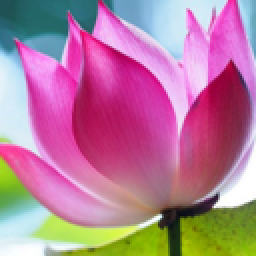
#> input picture TP Final/TPF dsp imagenes/bitmaps/flor128x128.bmp, 128 x 128 px, found by its file name (shown 2 times larger)
$ python verilog_gen.py
#> lines starting #> are read from the running program, lines starting #| are printed output that depends on the picture
# converts image to Verilog HDL that infers a ROM using Xilinx Block RAM
# note: 12-bit color map word is r3, r2, r1, r0, g3, g2, g1, g0, b3, b2, b1, b0

"""
Toma un bitmap
Genera el .v con lo que se va a guardar en rom
"""
import re
import math

import cv2
import matplotlib.pyplot as plt
import numpy as np
from scipy import misc


# returns string of 12-bit color at row x, column y of image
def get_color_bits(im, y, x):
    # convert color components to byte string and slice needed upper bits
    b  = format(im[y][x][0], 'b').zfill(8)
    rx = b[0:4]
    b  = format(im[y][x][1], 'b').zfill(8)
    gx = b[0:4]
    b  = format(im[y][x][2], 'b').zfill(8)
    bx = b[0:4]

    # return concatination of RGB bits
    return str(rx + gx + bx)

# write to file Verilog HDL
# takes name of file, image array,
# pixel coordinates of background color to mask as 0
def rom_12_bit(name, im, mask=False, rem_x=-1, rem_y=-1):

    # get colorbyte of background color
    # if coordinates left at default, map all data without masking
    rem_x = 1
    rem_y = 1
    if rem_x == -1 or rem_y == -1:
        a = 108*"0"# "000000000000"

    # else set mask compare byte
    else:
        a = get_color_bits(im, rem_x, rem_y)

    # make output filename from input
    file_name = "../verilog/" + re.search('[ \w-]+\.', name).group(0).split('.')[0] + "_108_bit_rom.v"

    # open file
    f = open(file_name, 'w')

    # get image dimensions
    y_max, x_max, z = im.shape

    # get width of row and column case words
    row_width = math.ceil(math.log(y_max-1,2))
    col_width = math.ceil(math.log(x_max-1,2))

    # write beginning part of module up to case statements
    f.write("module " + name.split('.')[0] + "_rom\n\t(\n\t\t")
    f.write("input wire clk,\n\t\tinput wire [" + str(row_width-1) + ":0] row,\n\t\t")
    f.write("input wire [" + str(col_width-1) + ":0] col,\n\t\t")
    f.write("output reg [107:0] color_data\n\t);\n\n\t")
    f.write("(* rom_style = \"block\" *)\n\n\t//signal declaration\n\t")
    f.write("reg [" + str(row_width-1) + ":0] row_reg;\n\t")
    f.write("reg [" + str(col_width-1) + ":0] col_reg;\n\n\t")
    f.write("always @(posedge clk)\n\t\tbegin\n\t\trow_reg <= row;\n\t\tcol_reg <= col;\n\t\tend\n\n\t")
    f.write("always @*\n\tcase ({row_reg, col_reg})\n")


    # loops through y rows and x columns
    for y in range(y_max):
        for x in range(x_max):
            # write : color_data =
            case = format(y, 'b').zfill(row_width) + format(x, 'b').zfill(col_width)
            f.write("\t\t" + str(row_width + col_width) + "'b" + case + ": color_data = " + str(108) + "'b")

            #original
            f.write(get_color_bits(im, y, x))
            #left
            f.write(get_color_bits(im, y, (x-1)%x_max ))
            #right
            f.write(get_color_bits(im, y, (x+1)%x_max ))
            #up
            f.write(get_color_bits(im, (y-1)%y_max , x))
            #down
            f.write(get_color_bits(im, (y+1)%y_max, x))
            #upleft
            f.write(get_color_bits(im, (y-1)%y_max, (x-1)%x_max))
            #upright
            f.write(get_color_bits(im, (y-1)%y_max, (x+1)%x_max))
            #downleft
            f.write(get_color_bits(im, (y+1)%y_max , (x-1)%x_max))
            #downright
            f.write(get_color_bits(im, (y+1)%y_max , (x+1)%x_max))

            f.write(";\n")

        f.write("\n")

    # write end of module
    f.write("\t\tdefault: color_data = "+str(108)+"'b"+108*"0"+";\n\tendcase\nendmodule")

    # close file
    f.close()

# driver function
def generate(name, rem_x=-1, rem_y=-1):
#> called with name = '../bitmaps/flor128x128.bmp', rem_x = -1, rem_y = -1
    im = cv2.cvtColor(cv2.imread(name),cv2.COLOR_BGR2RGB)   #(name, mode = 'RGB')
    plt.imshow(im)
    plt.show()
    m,n,z = im.shape
#> m = 128; n = 128; z = 3
    im_filtered = np.zeros_like(im).astype(np.int32)
    for i in range(m):
        for j in range(n):
            for k in range(z):
               im_filtered[i,j,k] = im[i,j,k] & 0xF0 # solo dejo los 4 mas significativos

    im_kernelized = np.zeros_like(im).astype(np.int32)
    for i in range(m):
        for j in range(n):
            for k in range(z):
                cum_sum = 0
                for dx in [-1,0,1]:
                    for dy in [-1,0,1]:
                        if dx == 0 and dy == 0:
                            cum_sum += 8*im_filtered[(i+dx)%m,(j+dy)%n,k]
                        else:
                            cum_sum -= im_filtered[(i+dx)%m,(j+dy)%n,k]
                if(cum_sum<0):
                    im_kernelized[i,j,k] = 0
                elif(cum_sum>255):
                    im_kernelized[i,j,k] = 255 & 0xF0
                else:
                    im_kernelized[i,j,k] = cum_sum& 0xF0
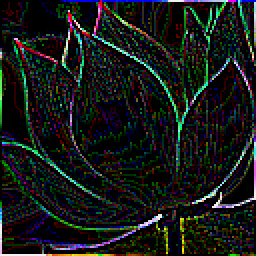
#> im_kernelized: shape (128, 128, 3) int32 (shown 2 times larger); mean R, G, B 21.5, 25.7, 23.2

    im_kernelized = im_kernelized.astype(np.uint8)

    plt.imshow(im_kernelized)
    plt.show()
    print("width: " + str(im.shape[1]) + ", height: " + str(im.shape[0]))
#| width: 128, height: 128
    rom_12_bit(name, im)
#> in get_color_bits, `b  = format(im[y][x][0], 'b').zfill(8)`: b = '00100000'
#> in get_color_bits, `rx = b[0:4]`: rx = '0010'
#> in get_color_bits, `b  = format(im[y][x][1], 'b').zfill(8)`: b = '01010001'
#> in get_color_bits, `gx = b[0:4]`: gx = '0101'
#> in get_color_bits, `b  = format(im[y][x][2], 'b').zfill(8)`: b = '01010110'
#> in get_color_bits, `bx = b[0:4]`: bx = '0101'
#> in rom_12_bit, `a = get_color_bits(im, rem_x, rem_y)`: a = '001001010101'
#> the loop in rom_12_bit, `for y in range(y_max):` made 128 passes

# generate rom from full bitmap image
generate("../bitmaps/flor128x128.bmp")
